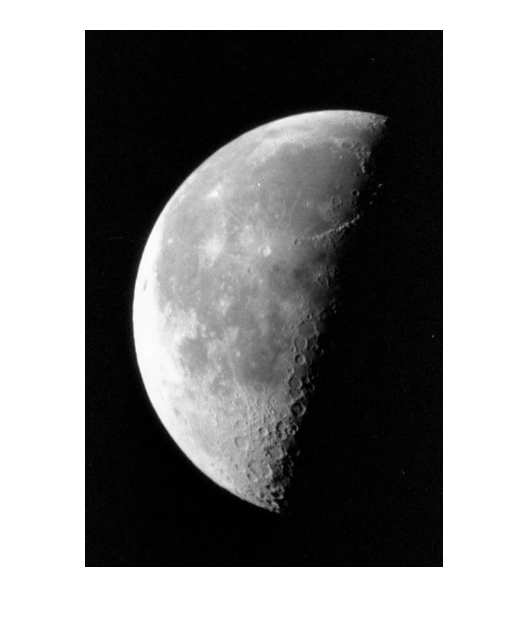
%> input picture Experiment 2/moon.tif, 530 x 632 px
$ octave histogramtest.m   (GNU Octave 9; MATLAB toolbox functions it lacks are replaced by stand-ins)
%> lines starting %> are read from the running program, lines starting %| are printed output that depends on the picture
### Experiment 2/myHisteq.m
 function Output = myHisteq(Input,fun,Y)
% [10 lines of commented-out code are left out]
if nargin < 2
   fun = 1;
end
if nargin > 2
   fun = 2;
end
% [4 lines of commented-out code are left out]
[lenth,width] = size(Input);
Output = zeros(lenth,width);
%计算各灰度级概率密度
CDF = caculateCDF(Input);
if fun == 2
    %直方图匹配

    %双高斯函数生成
    Y = zeros(1,256);
    Y1 = myGaussFun(0:127,15,40);
    Y2 = myGaussFun(0:127,80,15);
    Y(:,1:128) = Y1;
    Y(:,129:256) = 0.1*Y2;
  %  Y = myGaussFun(0:255,180,100);
    Y = Y/sum(Y); %归一化
    figure
    plot(1:256,Y)
    CDFRef = zeros(1,256);
    CDFRef(1)=Y(1);
    for i=2:256;
        CDFRef(i)= Y(i)+CDFRef(i-1);
    end

    X = zeros(1,256);
    for i=1:256
       [x,n] = min(abs(CDF(i) - CDFRef));
       X(i) = n-1;  %形成变换映射
    end
    for i=1:lenth
        for j=1:width
            Output(i,j) = X(Input(i,j)+1)-1;%逐一灰度变换
        end
    end
end
if fun == 1
    %直方图均衡
    Eq = round(CDF*255);%形成变换映射
    for i=1:lenth
        for j=1:width
            Output(i,j) = Eq(Input(i,j)+1)-1;%逐一灰度变换
        end
    end
end
Output = uint8(Output);
% [11 lines of commented-out code are left out]

### Experiment 2/caculateCDF.m
function CDF = caculateCDF(Input)
%求累计分布函数
%此函数可以由一些内置函数代替  等同于
%hist=imhist(Input);
%cdf = cumsum(hist) / numel(Input);
PDF = zeros(1,256);
num = zeros(1,256);
for i=1:256;
    num(i) = sum(histc(Input,i-1));
end
PDF = num./numel(Input);
%累计分布函数
CDF = zeros(1,256);
CDF(1)=PDF(1);
for i=2:256;
    CDF(i)= PDF(i)+CDF(i-1);
end

% [4 lines of commented-out code are left out]

### Experiment 2/histogramtest.m
clc
close all;
%Input = InputPicture();
Input = imread('moon.tif');
%> Input is the input picture: size 632x530x3 uint8; min 0, max 255, mean 139
figure
imshow(Input)
figure
imhist(Input)
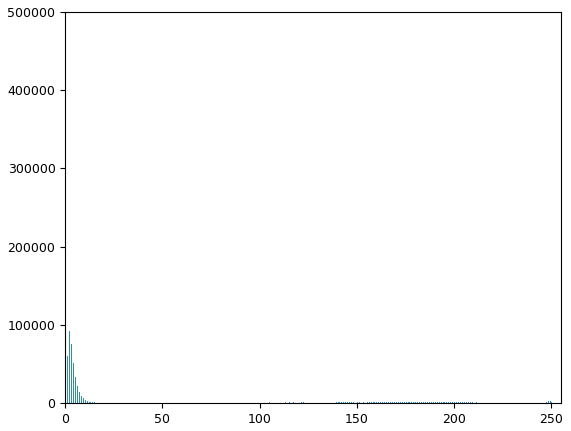
%> figure redrawn from the program's plot data; highest point at x = 255, y = 428142
%伽马变换
ad = imadjust(Input,[0 1],[0 1],0.5);
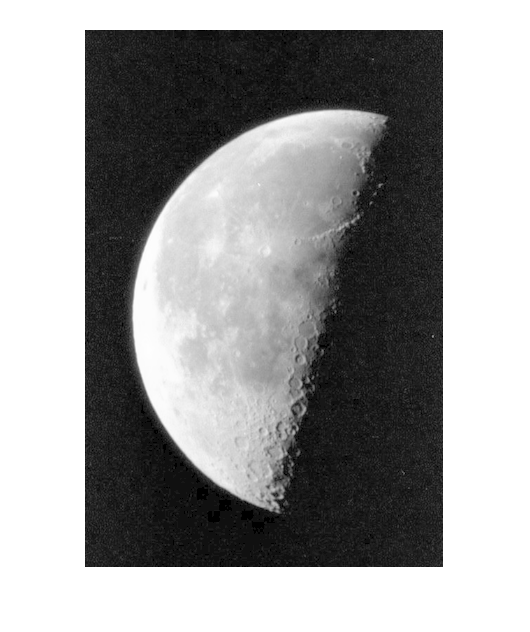
%> ad: size 632x530x3 uint8; min 0, max 255, mean 156.2
eq = myHisteq(Input);
%> the run ends on the next line

$ run again, with Experiment 2/双高斯函数匹配后的图像.jpg saved as Experiment 2/moon.tif
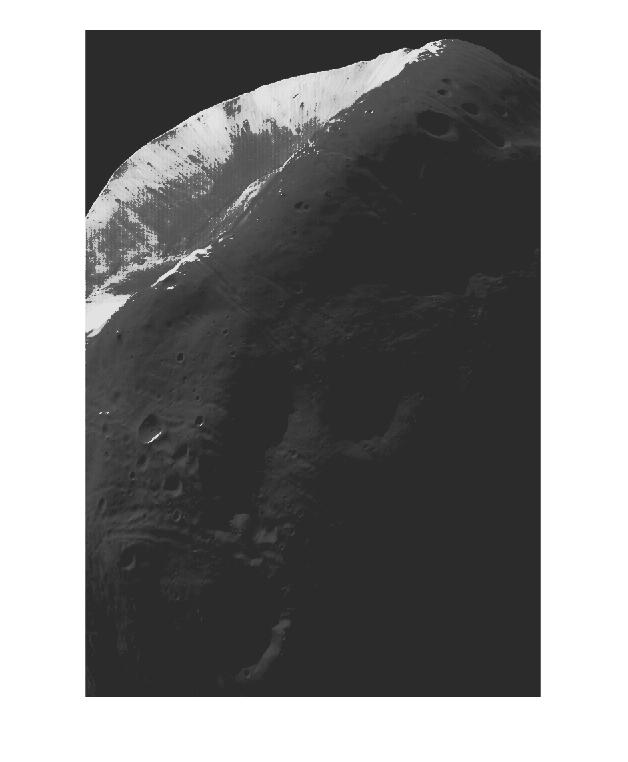
%> input picture Experiment 2/双高斯函数匹配后的图像.jpg, 628 x 762 px
%> Input is the input picture: size 762x628x3 uint8; min 13, max 255, mean 131
%> `imhist(Input)`:
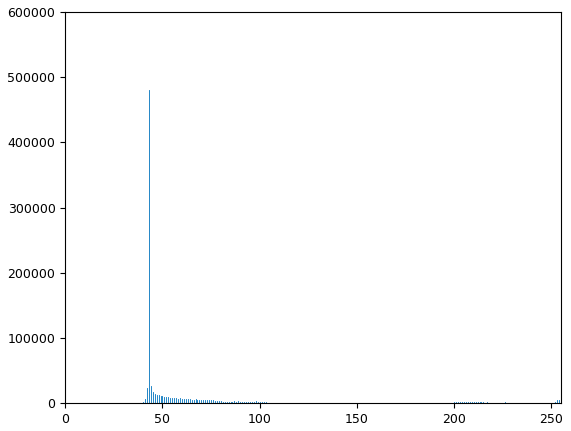
%> figure redrawn from the program's plot data; highest point at x = 255, y = 509304
%> `ad = imadjust(Input,[0 1],[0 1],0.5);`:
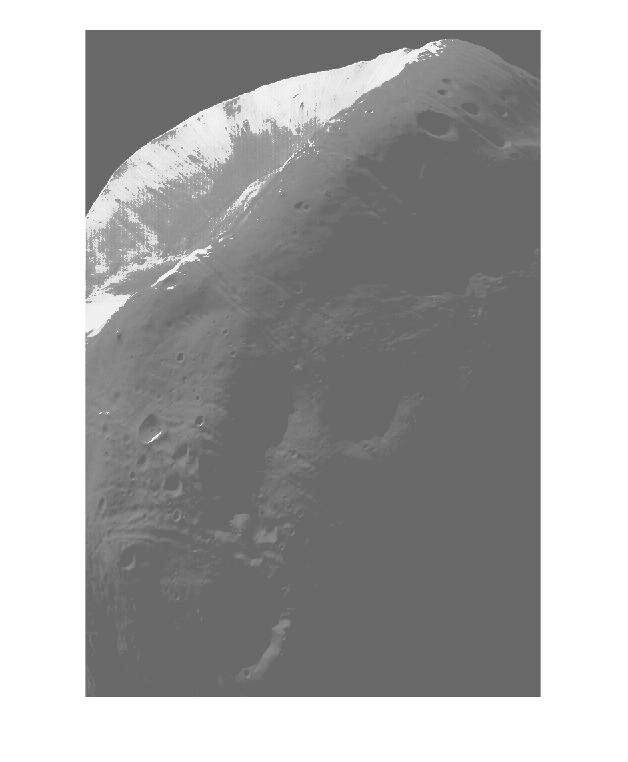
%> ad: size 762x628x3 uint8; min 58, max 255, mean 169.1
